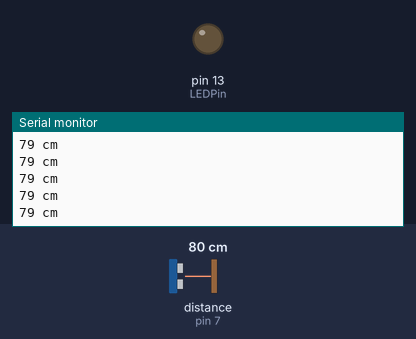
Bench run of a sketch on a simulated Arduino Uno, built with avr-gcc and run on an emulated ATmega328P. Parts: output pins drawn as LEDs (lit = HIGH), the last lines printed to the serial monitor. Wiring (inferred from the names in the program): ultrasonic range finder: trigger pin 8; echo pin 7. The inputs (shaded band) are chosen by the test bench; at power-on: distance to the obstacle (sensor on pin 7) 80 cm. The echo pulse lasts 58.3 µs per cm; pins used as bus, display or sensor lines are not drawn.

Above: at 1.2 s.
1.3 s: distance to the obstacle (sensor on pin 7) set to 9 cm
At 1.34 s:
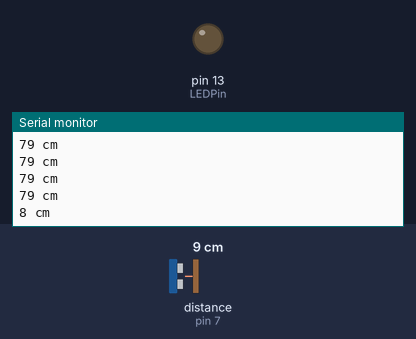
4.3 s: distance to the obstacle (sensor on pin 7) set to 4 cm
At 4.31 s:
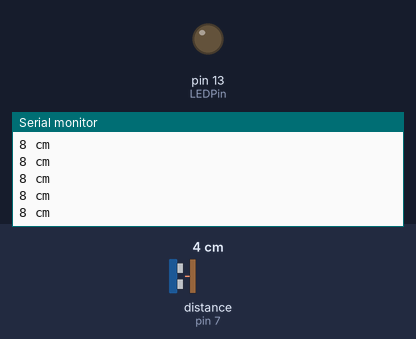
Timing chart, 0 to 7.3 s (numbered marks = the images above; inputs shaded):
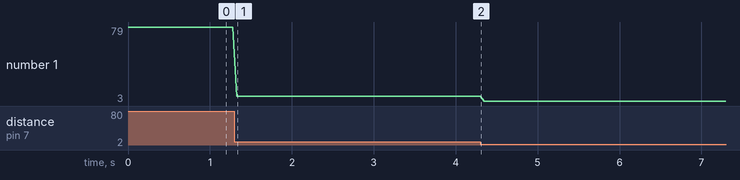

Measured:
- after the input at 1.3 s, the serial monitor: prints a new line at once (image 1)
- plotted number 1: 79 → 8 after the input at 1.3 s, 8 → 3 after the input at 4.3 s

The sketch:

capteurs_distance.ino
```cpp
int maximumRange = 2000; // Maximum range needed
int minimumRange = 0; // Minimum range needed
long duration, distance; // Duration used to calculate distance
const int trigPin = 8;
const int echoPin = 7;
const int LEDPin = 13;
void setup() {
  Serial.begin (9600);
  pinMode(trigPin, OUTPUT);
  pinMode(echoPin, INPUT);
  pinMode(LEDPin, OUTPUT); // Use LED indicator (if required)
}

void loop() {
  /* The following trigPin/echoPin cycle is used to determine the
    distance of the nearest object by bouncing soundwaves off of it. */
  digitalWrite(trigPin, LOW);
  delayMicroseconds(2);

  digitalWrite(trigPin, HIGH);
  delayMicroseconds(10);

  digitalWrite(trigPin, LOW);
  duration = pulseIn(echoPin, HIGH);

  //Calculate the distance (in cm) based on the speed of sound.
  distance = duration / 58.2;

  if (distance >= maximumRange || distance <= minimumRange) {
    /* Send a negative number to computer and Turn LED ON
      to indicate "out of range" */
    Serial.println("-1");
    digitalWrite(LEDPin, HIGH);
  }
  else {
    /* Send the distance to the computer using Serial protocol, and
      turn LED OFF to indicate successful reading. */
    Serial.print(distance);
    Serial.println(" cm");
    digitalWrite(LEDPin, LOW);
  }

  //Delay 50ms before next reading.
  delay(50);
}
```
